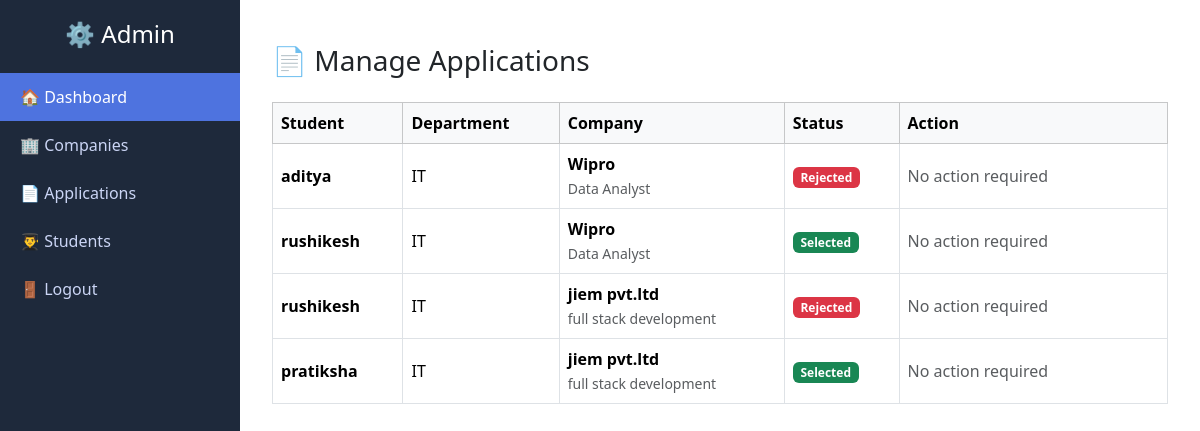
/manage_applications/ (signed in), run on the app's committed database.
### core/models.py (models this page shows, shortened)
class application(models.Model):
    STATUS_CHOICES = (
        ('Applied','Applied'),
        ('Selected','Selected'),
        ('Rejected','Rejected'),
    )
    student = models.ForeignKey(Student,on_delete=models.CASCADE)
    company = models.ForeignKey(Company,on_delete=models.CASCADE)
    status = models.CharField(max_length=20,choices=STATUS_CHOICES,default='Applied')
    interview_date = models.DateField(null=True, blank=True)
    interview_time = models.TimeField(null=True, blank=True)
    interview_mode = models.CharField(max_length=20, blank=True)  # Online / Offline
    interview_link = models.URLField(null=True, blank=True)

class Student(models.Model):
    user = models.OneToOneField(User,on_delete=models.CASCADE)
    phone = models.CharField(max_length=15)
    branch = models.CharField(max_length=100,choices=BRANCH_CHOICES)
    tenth_percentage = models.FloatField()
    tweleve_percentage = models.FloatField()
    cgpa = models.FloatField()
    resume = models.FileField(upload_to='resumes/',null=True,blank=True)

class Company(models.Model):
    company_name = models.CharField(max_length=200)
    job_role = models.CharField(max_length=200)
    ctc = models.FloatField()
    drive_date = models.DateField(null=True,blank=True)
    deadline = models.DateTimeField(null=True, blank=True)
    eligibility_cgpa = models.FloatField()
    allowed_branches = models.CharField(
        max_length=20,
        choices=BRANCH_CHOICES,
        default='CSE'
    )
    drive_notice = models.FileField(upload_to='drive_notices/', null=True, blank=True)
    description = models.TextField()
    image = models.ImageField(upload_to='company_logos/', null=True, blank=True)
    created_by = models.ForeignKey(User, on_delete=models.CASCADE, null=True)

### core/views.py (the view)
# urls.py: path('manage_applications/',views.company_dashboard,name ='manage_applications'),
@login_required
def company_dashboard(request):
    companies = Company.objects.filter(created_by = request.user)
    applications = application.objects.filter(company__in = companies)
    return render(request,'manage_applications.html',{
        'applications':applications
    })

### core/templates/manage_applications.html
{% extends 'admin_base.html' %}
{% block content %}
<div class="container mt-4">
    <h3 class="mb-4">📄 Manage Applications</h3>
    <div class="table-responsive">
        <table class="table table-bordered align-middle table-hover">
            <thead class="table-light">
                <tr>
                    <th>Student</th>
                    <th>Department</th>
                    <th>Company</th>
                    <th>Status</th>
                    <th width="30%">Action</th>
                </tr>
            </thead>
            <tbody>
            {% for app in applications %}
            <tr>
                <td>
                    <strong>{{ app.student.user.username }}</strong>
                </td>
                <td>
                    {{ app.student.branch }}
                </td>
                <td>
                    <strong>{{ app.company.company_name }}</strong><br>
                    <small class="text-muted">{{ app.company.job_role }}</small>
                </td>
                <td>
                    {% if app.status == "Applied" %}
                        <span class="badge bg-warning">Pending</span>
                    {% elif app.status == "Selected" %}
                        <span class="badge bg-success">Selected</span>
                    {% else %}
                        <span class="badge bg-danger">Rejected</span>
                    {% endif %}
                </td>
                <td>
                {% if request.user.is_superuser %}
                    {% if app.status == "Applied" %}
                    <form method="POST" action="{% url 'update_application' app.id %}" class="mb-2">
                        {% csrf_token %}
                        <input type="hidden" name="status" value="Selected">
                        <div class="border p-3 rounded bg-light">
                            <label class="small fw-bold">Interview Date</label>
                            <input type="date" name="interview_date" class="form-control mb-2" required>
                            <label class="small fw-bold">Interview Time</label>
                            <input type="time" name="interview_time" class="form-control mb-2" required>
                            <label class="small fw-bold">Mode</label>
                            <select name="interview_mode" class="form-control mb-2">
                                <option value="Online">Online</option>
                                <option value="Offline">Offline</option>
                            </select>
                            <input type="url" name="interview_link"
                                   placeholder="Meeting Link (only if online)"
                                   class="form-control mb-2">
                            <button type="submit" class="btn btn-success w-100">
                                ✔ Select & Schedule
                            </button>
                        </div>
                    </form>
                    <form method="POST" action="{% url 'update_application' app.id %}">
                        {% csrf_token %}
                        <input type="hidden" name="status" value="Rejected">
                        <button type="submit" class="btn btn-outline-danger w-100">
                            ✖ Reject
                        </button>
                    </form>
                    {% else %}
                        <span class="text-muted">No action required</span>
                    {% endif %}
                {% else %}
                    <span class="text-muted">Restricted</span>
                {% endif %}
                </td>
            </tr>
            {% empty %}
            <tr>
                <td colspan="5" class="text-center text-muted">
                    No applications found
                </td>
            </tr>
            {% endfor %}
            </tbody>
        </table>
    </div>
</div>
{% endblock %}

### core/templates/admin_base.html (style rules this page uses)
body { overflow-x: hidden; }

### data on the page
application: student.user.username "aditya", student.branch "IT", company.company_name "Wipro", company.job_role "Data Analyst", status "Rejected"
application: student.user.username "rushikesh", student.branch "IT", company.company_name "Wipro", company.job_role "Data Analyst", status "Selected"
application: student.user.username "rushikesh", student.branch "IT", company.company_name "jiem pvt.ltd", company.job_role "full stack development", status "Rejected"
application: student.user.username "pratiksha", student.branch "IT", company.company_name "jiem pvt.ltd", company.job_role "full stack development", status "Selected"
